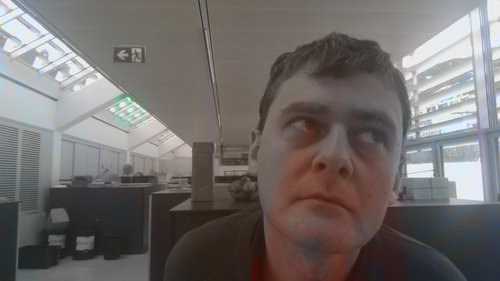
#> input picture src/test_imgs/wilfried1.jpg, 500 x 281 px
$ jupyter execute 'Advanced eye extraction.ipynb'
#> lines starting #> are read from the running program, lines starting #| are printed output that depends on the picture
[cell 1]
import cv2

[cell 2]
import numpy as np
from matplotlib import pyplot as plt

[cell 3]
fn = "./test_imgs/wilfried1.jpg"
input_img = cv2.imread(fn)[..., ::-1]

[cell 4]
landmarks_5 = [(380, 139), (354, 136), (292, 124), (319, 129), (332, 175)]

[cell 5]
landmarks = np.array(landmarks_5)

[cell 6]
landmarks

[cell 7]
eye_image_shape = (108, 180)
oh, ow = eye_image_shape

corner1, corner2, is_left = (2, 3, True)
#corner2, corner2, is_left = (0, 1, False)
# left and right eye corners
x1, y1 = landmarks[corner1, :]
x2, y2 = landmarks[corner2, :]
# width of eye
eye_width = 1.5 * np.linalg.norm(landmarks[corner1, :] - landmarks[corner2, :])
# center of eye
cx, cy = 0.5 * (x1 + x2), 0.5 * (y1 + y2)

# center image on middle of eye
translate_mat = np.asmatrix(np.eye(3))
translate_mat[:2, 2] = [[-cx], [-cy]]
inv_translate_mat = np.asmatrix(np.eye(3))
inv_translate_mat[:2, 2] = -translate_mat[:2, 2]

# rotate to be upright
roll = 0.0 if x1 == x2 else np.arctan((y2 - y1) / (x2 - x1))
rotate_mat = np.asmatrix(np.eye(3))
cos = np.cos(-roll)
sin = np.sin(-roll)
rotate_mat[0, 0] = cos
rotate_mat[0, 1] = -sin
rotate_mat[1, 0] = sin
rotate_mat[1, 1] = cos
inv_rotate_mat = rotate_mat.T

# scale
scale = ow / eye_width
scale_mat = np.asmatrix(np.eye(3))
scale_mat[0, 0] = scale_mat[1, 1] = scale
inv_scale = 1.0 / scale
inv_scale_mat = np.asmatrix(np.eye(3))
inv_scale_mat[0, 0] = inv_scale_mat[1, 1] = inv_scale

# center image
centre_mat = np.asmatrix(np.eye(3))
centre_mat[:2, 2] = [[0.5 * ow], [0.5 * oh]]
inv_centre_mat = np.asmatrix(np.eye(3))
inv_centre_mat[:2, 2] = -centre_mat[:2, 2]

transform_mat = centre_mat * scale_mat * rotate_mat * translate_mat
inv_transform_mat = inv_translate_mat * inv_rotate_mat * inv_scale_mat * inv_centre_mat

[cell 8]
plt.figure(figsize=(15,15))
plt.imshow(input_img)
plt.plot([x1, x2], [y1, y2], 'ro', color='g', markersize=15)
plt.plot([cx], [cy], 'ro', color='b', markersize=5)
plt.show()
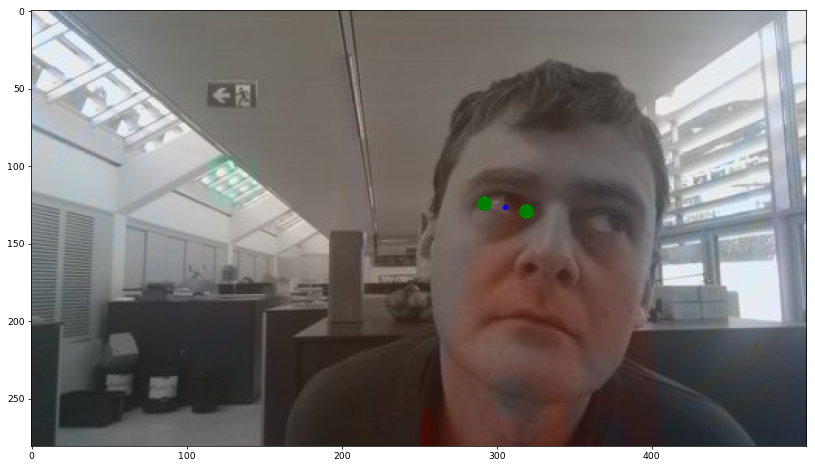
#> figure drawn by matplotlib, 1 panel

[cell 9]
eye_image = cv2.warpAffine(input_img, transform_mat[:2, :], (ow, oh))
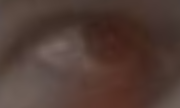
#> eye_image: shape (108, 180, 3); mean R, G, B 81.9, 60.6, 53.5
if is_left:
    eye_image = np.fliplr(eye_image)
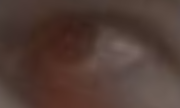
#> eye_image: shape (108, 180, 3); mean R, G, B 81.9, 60.6, 53.5

[cell 10]
plt.imshow(eye_image)

[cell 11]
translate_mat

[cell 12]
def segment_eyes(frame, landmarks, eye_image_shape = (108, 180)):
#> called with eye_image_shape = (108, 180)
    lms = np.array(landmarks)
    eyes = []
    oh, ow = eye_image_shape

    for corner1, corner2, is_left in [(2, 3, True), (0, 1, False)]:
        # left and right eye corners
        x1, y1 = lms[corner1, :]
        x2, y2 = lms[corner2, :]
        # width of eye
        eye_width = 1.5 * np.linalg.norm(lms[corner1, :] - lms[corner2, :])
        # center of eye
        cx, cy = 0.5 * (x1 + x2), 0.5 * (y1 + y2)

        # center image on middle of eye
        translate_mat = np.asmatrix(np.eye(3))
        translate_mat[:2, 2] = [[-cx], [-cy]]
        inv_translate_mat = np.asmatrix(np.eye(3))
        inv_translate_mat[:2, 2] = -translate_mat[:2, 2]

        # rotate to be upright
        roll = 0.0 if x1 == x2 else np.arctan((y2 - y1) / (x2 - x1))
        rotate_mat = np.asmatrix(np.eye(3))
        cos = np.cos(-roll)
        sin = np.sin(-roll)
        rotate_mat[0, 0] = cos
        rotate_mat[0, 1] = -sin
        rotate_mat[1, 0] = sin
        rotate_mat[1, 1] = cos
        inv_rotate_mat = rotate_mat.T

        # scale
        scale = ow / eye_width
        scale_mat = np.asmatrix(np.eye(3))
        scale_mat[0, 0] = scale_mat[1, 1] = scale
        inv_scale = 1.0 / scale
        inv_scale_mat = np.asmatrix(np.eye(3))
        inv_scale_mat[0, 0] = inv_scale_mat[1, 1] = inv_scale

        # center image
        centre_mat = np.asmatrix(np.eye(3))
        centre_mat[:2, 2] = [[0.5 * ow], [0.5 * oh]]
        inv_centre_mat = np.asmatrix(np.eye(3))
        inv_centre_mat[:2, 2] = -centre_mat[:2, 2]

        transform_mat = centre_mat * scale_mat * rotate_mat * translate_mat
        inv_transform_mat = inv_translate_mat * inv_rotate_mat * inv_scale_mat * inv_centre_mat

        eye_image = cv2.warpAffine(frame, transform_mat[:2, :], (ow, oh))
        if is_left:
            eye_image = np.fliplr(eye_image)

        eyes.append({
                    'image': eye_image,
                    'inv_landmarks_transform_mat': inv_transform_mat,
                    'side': 'left' if is_left else 'right',
                    'corners': [(x1, y1), (x2, y2)]
                })
#> this loop made 2 passes
#> pass 2, in segment_eyes, `eye_image = cv2.warpAffine(frame, transform_mat[:2, :], (ow, oh))`:
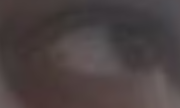
#> eye_image: shape (108, 180, 3); mean R, G, B 75.4, 65.6, 65.8
#> after the loop, eyes = 2 items
    return eyes

[cell 13]
eyes = segment_eyes(input_img, landmarks_5)
#> eyes = 2 items

[cell 14]
plt.figure(figsize=(15,4))
plt.title('Annotation')
plt.subplot(1,3,1)
plt.imshow(input_img)
xs, ys = zip(*(eyes[0]['corners'] + eyes[1]['corners']))
#> xs = (292, 319, 380, 354); ys = (124, 129, 139, 136)
plt.plot(xs, ys, 'ro', color='g')
plt.subplot(1,3,2)
plt.title('Left eye')
plt.imshow(eyes[0]['image'])
plt.subplot(1,3,3)
plt.title('Right eye')
plt.imshow(eyes[1]['image'])
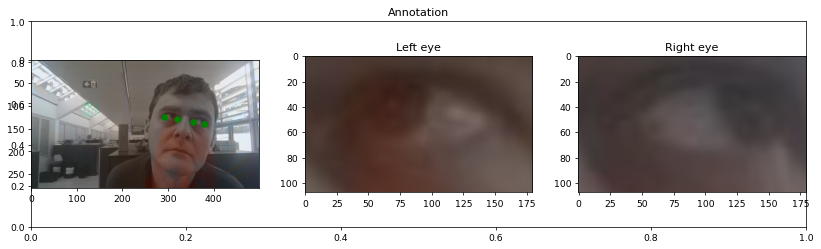
#> figure drawn by matplotlib, 3 panels

[cell 15]
len(eyes)
#> Out = 2

$ run again, with src/test_imgs/Anja.jpg copied over src/test_imgs/wilfried1.jpg
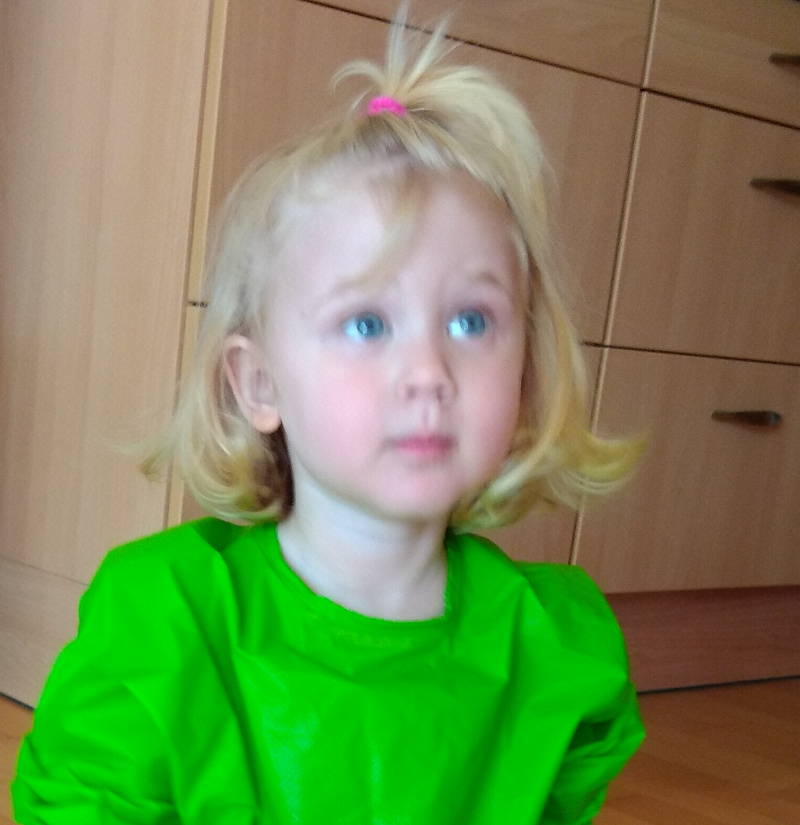
#> input picture src/test_imgs/Anja.jpg, 800 x 825 px
#> the loop in segment_eyes, `for corner1, corner2, is_left in [(2, 3, True), (0, 1, False)]:` made 2 passes
#> pass 2, in segment_eyes, `eye_image = cv2.warpAffine(frame, transform_mat[:2, :], (ow, oh))`:
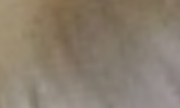
#> eye_image: shape (108, 180, 3); mean R, G, B 138, 126, 110.4
#> after the loop in segment_eyes, `for corner1, corner2, is_left in [(2, 3, True), (0, 1, False)]:`: eyes = 2 items
#> xs = (292, 319, 380, 354); ys = (124, 129, 139, 136)
#> `[cell 14] plt.figure(figsize=(15,4)) plt.title('Annotation') plt.subpl..`:
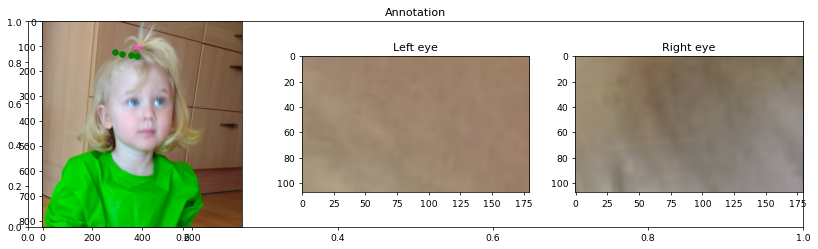
#> figure drawn by matplotlib, 3 panels
#> Out = 2

$ run again, with src/test_imgs/fashion.jpg copied over src/test_imgs/wilfried1.jpg
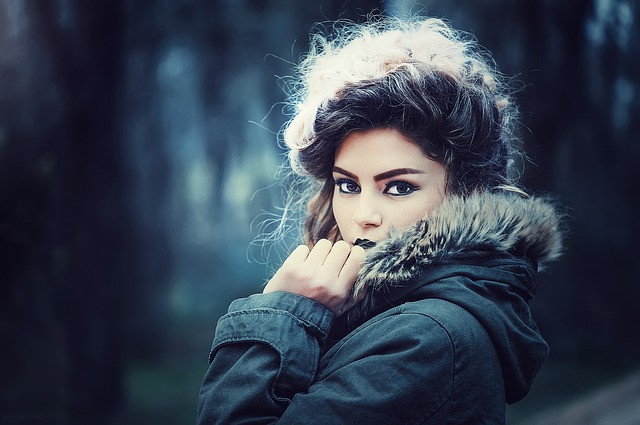
#> input picture src/test_imgs/fashion.jpg, 640 x 425 px
#> the loop in segment_eyes, `for corner1, corner2, is_left in [(2, 3, True), (0, 1, False)]:` made 2 passes
#> pass 2, in segment_eyes, `eye_image = cv2.warpAffine(frame, transform_mat[:2, :], (ow, oh))`:
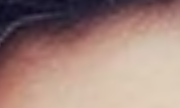
#> eye_image: shape (108, 180, 3); mean R, G, B 161.4, 132.5, 124.3
#> after the loop in segment_eyes, `for corner1, corner2, is_left in [(2, 3, True), (0, 1, False)]:`: eyes = 2 items
#> xs = (292, 319, 380, 354); ys = (124, 129, 139, 136)
#> `[cell 14] plt.figure(figsize=(15,4)) plt.title('Annotation') plt.subpl..`:
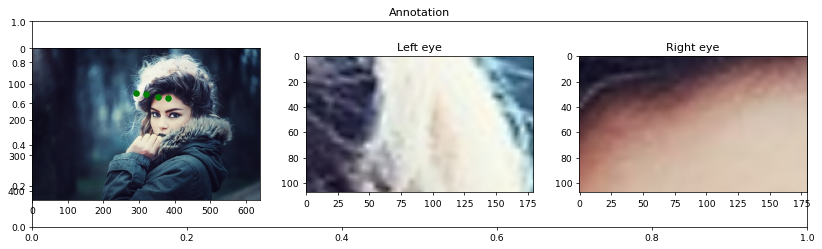
#> figure drawn by matplotlib, 3 panels
#> Out = 2

$ run again, with src/test_imgs/model.jpg copied over src/test_imgs/wilfried1.jpg
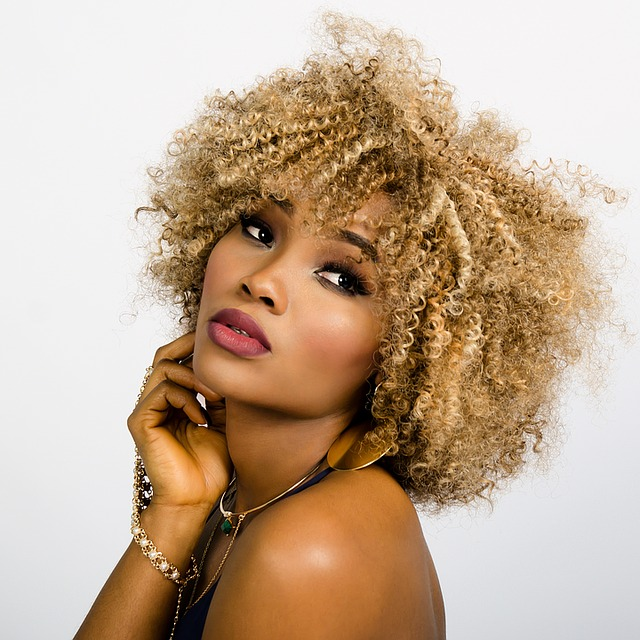
#> input picture src/test_imgs/model.jpg, 640 x 640 px
#> the loop in segment_eyes, `for corner1, corner2, is_left in [(2, 3, True), (0, 1, False)]:` made 2 passes
#> pass 2, in segment_eyes, `eye_image = cv2.warpAffine(frame, transform_mat[:2, :], (ow, oh))`:
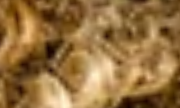
#> eye_image: shape (108, 180, 3); mean R, G, B 149.3, 112.7, 63.8
#> after the loop in segment_eyes, `for corner1, corner2, is_left in [(2, 3, True), (0, 1, False)]:`: eyes = 2 items
#> xs = (292, 319, 380, 354); ys = (124, 129, 139, 136)
#> `[cell 14] plt.figure(figsize=(15,4)) plt.title('Annotation') plt.subpl..`:
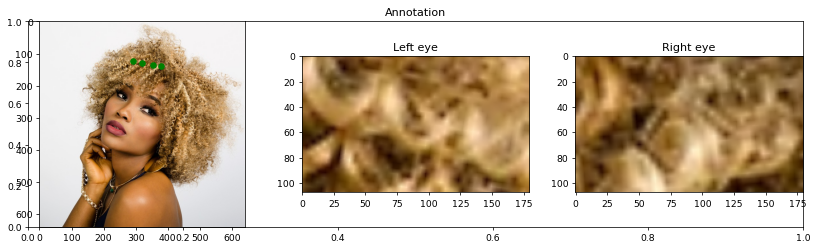
#> figure drawn by matplotlib, 3 panels
#> Out = 2
